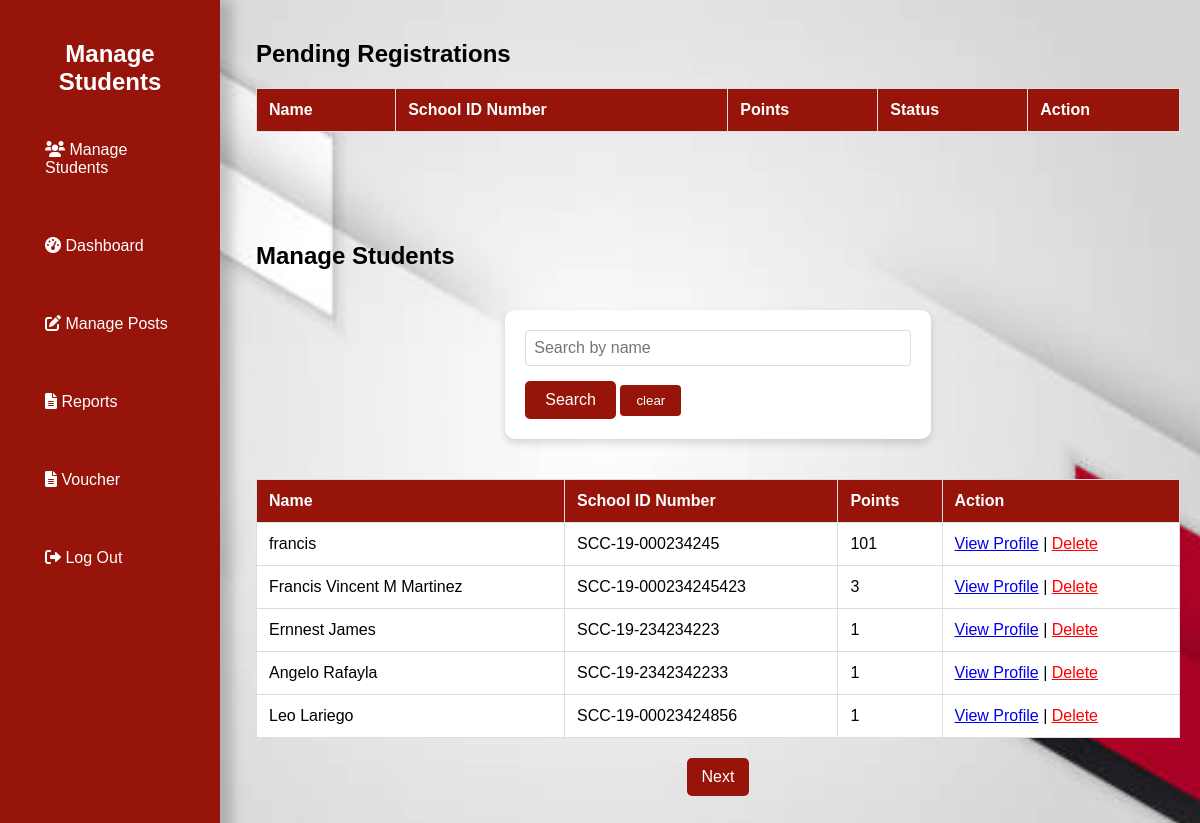
Screenshot of /admin.php (signed in) with the database file from the repository.
### tables this page shows
CREATE TABLE `students` (
  `id` int(11) NOT NULL,
  `name` varchar(255) NOT NULL,
  `birthdate` date NOT NULL,
  `school_id_number` varchar(50) NOT NULL,
  `username` varchar(50) NOT NULL,
  `password` varchar(255) NOT NULL,
  `points` int(11) DEFAULT 0,
  `user_type` enum('student','teacher') NOT NULL,
  `profile_picture` varchar(255) DEFAULT NULL,
  `created_at` timestamp NOT NULL DEFAULT current_timestamp(),
  `register_date` datetime DEFAULT current_timestamp(),
  `status` enum('pending','approved') DEFAULT 'pending',
  `registration_date` timestamp NOT NULL DEFAULT current_timestamp(),
  `email` varchar(255) NOT NULL
);

### admin.php (the view, shortened to what this page needs)
<?php
$conn = new mysqli('localhost', 'root', '', 'student_rewards');
$rows_per_page = 5;
$page = isset($_GET['page']) ? (int)$_GET['page'] : 1;
$page = max($page, 1);
$start = ($page - 1) * $rows_per_page;
$search_query = isset($_GET['search']) ? trim($_GET['search']) : '';
$search_sql = $search_query ? " WHERE name LIKE ? AND status = 'approved'" : " WHERE status = 'approved'";
$count_sql = "SELECT COUNT(id) AS total FROM students" . $search_sql;
$count_stmt = $conn->prepare($count_sql);
$count_stmt->execute();
$count_result = $count_stmt->get_result();
$total_rows = $count_result->fetch_assoc()['total'];
$total_pages = ceil($total_rows / $rows_per_page);
$sql = "SELECT id, name, school_id_number, points, status FROM students" . $search_sql . " ORDER BY points DESC LIMIT ?, ?";
$stmt = $conn->prepare($sql);
if ($search_query) {
    $stmt->bind_param("sii", $search_term, $start, $rows_per_page);
} else {
    $stmt->bind_param("ii", $start, $rows_per_page);
}
$stmt->execute();
$result = $stmt->get_result();
?>
<!DOCTYPE html>
<html lang="en">
<head>
    <link rel="stylesheet" href="adminstyle.css">
    <link rel="stylesheet" href="https://cdnjs.cloudflare.com/ajax/libs/font-awesome/6.0.0-beta3/css/all.min.css">
</head>
<body>
<div class="sidebar">
    <h2>Manage Students</h2>
    <ul>
        <li><a href="admin.php"><i class="fas fa-users"></i> Manage Students</a></li>
        <li><a href="admindash.php"><i class="fas fa-tachometer-alt"></i> Dashboard</a></li>
        <li><a href="manage_posts.php"><i class="fas fa-edit"></i> Manage Posts</a></li>
        <li><a href="reports.php"><i class="fas fa-file-alt"></i> Reports</a></li>
        <li><a href="admin_voucher.php"><i class="fas fa-file-alt"></i> Voucher</a></li>
        <li><a href="logout.php"><i class="fas fa-sign-out-alt"></i> Log Out</a></li>
    </ul>
</div>
<div class="main-content">
    <h2>Pending Registrations</h2>
    <table>
        <tr>
            <th>Name</th>
            <th>School ID Number</th>
            <th>Points</th>
            <th>Status</th>
            <th>Action</th>
        </tr>
    </table>
    <br><br><br><br><br>
    <h2>Manage Students</h2>
    <div class="search-bar">
        <form method="get" action="admin.php" id="searchForm">
            <input type="text" name="search" placeholder="Search by name" value="<?php echo htmlspecialchars($search_query); ?>">
            <button type="submit">Search</button>
            <button type="button" onclick="resetSearch()">clear</button>
        </form>
    </div>
    <table>
        <tr>
            <th>Name</th>
            <th>School ID Number</th>
            <th>Points</th>
            <th>Action</th>
        </tr>
        <?php
        if ($result->num_rows > 0) {
            while($row = $result->fetch_assoc()) {
                echo "<tr>
                    <td>" . htmlspecialchars($row["name"]) . "</td>
                    <td>" . htmlspecialchars($row["school_id_number"]) . "</td>
                    <td>" . htmlspecialchars($row["points"]) . "</td>
                    <td>
                        <a href='view_profile.php?id=" . htmlspecialchars($row["id"]) . "' class='view-button'>View Profile</a> |
                        <a href='?delete=" . htmlspecialchars($row["id"]) . "' class='delete-button' onclick='return confirm(\"Are you sure you want to delete this user?\");'>Delete</a>
                    </td>
                </tr>";
            }
        } else {
            echo "<tr><td colspan='4'>No results found.</td></tr>";
        }
        ?>
    </table>
    <div class="pagination">
        <?php if ($page < $total_pages): ?>
            <a href="?page=<?php echo $page + 1; ?>&search=<?php echo htmlspecialchars($search_query); ?>">Next</a>
        <?php endif; ?>
    </div>
</div>
</body>
</html>

### adminstyle.css (style rules this page uses)
body { font-family: Arial, sans-serif; margin: 0; padding-left: 3%; background: url("rwbg.jpg") no-repeat center center fixed; background-size: cover; color: rgb(0, 0, 0); }
.sidebar { width: 200px; height: 100%; background-color: #96140a; padding: 20px; position: fixed; top: 0; left: 0; transition: all 0.3s ease; box-shadow: 12px 0 12px rgba(0, 0, 0, 0.2); }
.sidebar h2 { color: white; text-align: center; }
.sidebar ul { list-style: none; padding: 0; }
.sidebar li { margin-bottom: 10px; }
.sidebar a { text-decoration: none; color: white; padding: 25px; display: block; transition: background 0.3s; }
.main-content { margin-left: 220px; padding: 20px; transition: margin-left 0.3s ease; }
.search-bar { margin: 20px 0; display: flex; justify-content: center; }
.search-bar input[type="text"] { flex: 1; padding: 8px; border: 1px solid #ddd; border-radius: 4px; }
.search-bar button { padding: 8px 16px; background-color: #96140a; color: white; border: none; cursor: pointer; border-radius: 4px; }
table { width: 100%; border-collapse: collapse; background-color: white; }
th, td { border: 1px solid #ddd; padding: 12px; text-align: left; }
th { background-color: #96140a; color: white; }
.delete-button { color: red; cursor: pointer; font-size: 16px; }
.pagination { text-align: center; margin: 20px 0; }
.pagination a { padding: 8px 16px; background-color: #96140a; color: white; text-decoration: none; border-radius: 4px; margin: 0 5px; }
form { background-color: #fff; border-radius: 10px; padding: 20px; box-shadow: 0 4px 8px rgba(0, 0, 0, 0.15); max-width: 600px; margin: 20px auto; }
form input[type="text"], form textarea { width: 100%; padding: 10px; border: 1px solid #ddd; border-radius: 5px; margin-bottom: 15px; font-size: 1rem; box-sizing: border-box; }
form button[type="submit"] { background-color: #96140a; color: white; border: none; padding: 10px 20px; font-size: 1rem; border-radius: 5px; cursor: pointer; transition: background-color 0.3s ease; }
.pagination { display: flex; justify-content: center; margin-top: 20px; }
.pagination a { text-decoration: none; padding: 10px 15px; background-color: #96140a; color: white; border-radius: 5px; transition: background-color 0.3s; }
@media (max-width: 1200px) { .sidebar { width: 180px; } }
@media (max-width: 1200px) { .main-content { margin-left: 200px; } }
@media (max-width: 1200px) { .sidebar a { font-size: 16px; } }

### rows the page displays
students: name "francis", school_id_number "SCC-19-000234245", points "101"
students: name "Francis Vincent M Martinez", school_id_number "SCC-19-000234245423", points "3"
students: name "Ernnest James", school_id_number "SCC-19-234234223", points "1"
students: name "Angelo Rafayla", school_id_number "SCC-19-2342342233", points "1"
students: name "Leo Lariego", school_id_number "SCC-19-00023424856", points "1"
